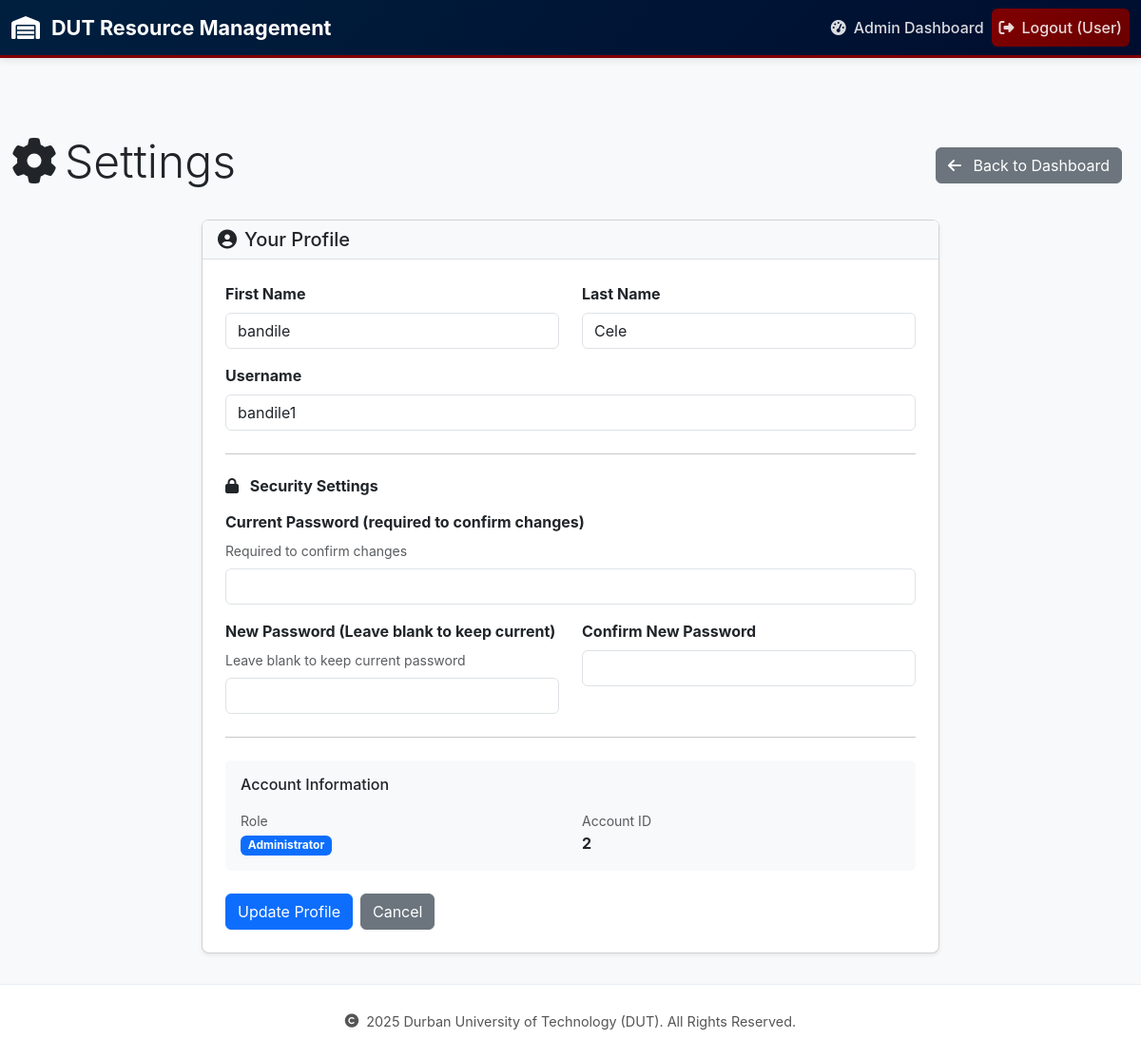
The app's page /admin/system/settings (signed in) with its own data.
### app/models.py (models this page shows, shortened)
class Admin(db.Model, UserMixin):
    __tablename__ = 'admin'
    admin_id = db.Column(db.Integer, primary_key=True)
    username = db.Column(db.String(80), unique=True, nullable=False)
    name = db.Column(db.String(100), nullable=True)
    surname = db.Column(db.String(100), nullable=True)
    password_hash = db.Column(db.String(256), nullable=False)  # UPDATED: 128 -> 256
    is_super_admin = db.Column(db.Boolean, default=False, nullable=False)
    data_capturers = db.relationship(
        'DataCapturer', backref='admin', lazy=True, cascade="all, delete-orphan", foreign_keys='DataCapturer.admin_id'
    )
    campuses = db.relationship('Campus', secondary=admin_campus_association, lazy='subquery',
                              backref=db.backref('admins', lazy=True))
    @property
    def is_admin(self):
        return True

### app/routes/admin_routes.py (the view)
@admin_bp.route('/system/settings', methods=['GET', 'POST'])
@login_required
def system_settings():
    from app.forms import SuperAdminProfileEditForm, AdminProfileEditForm
    if current_user.is_super_admin:
        form = SuperAdminProfileEditForm()
    else:
        form = AdminProfileEditForm()
    if form.validate_on_submit():
        if not current_user.check_password(form.current_password.data):
            flash('Current password is incorrect.', 'error')
            return redirect(url_for('admin.system_settings'))
        current_user.name = form.name.data
        current_user.surname = form.surname.data
        current_user.username = form.username.data
        if form.new_password.data:
            current_user.set_password(form.new_password.data)
        db.session.commit()
        flash('Profile updated successfully!', 'success')
        return redirect(url_for('admin.system_settings'))
    elif request.method == 'GET':
        form.name.data = current_user.name
        form.surname.data = current_user.surname
        form.username.data = current_user.username
    return render_template('admin/system_settings.html', form=form, title='Settings')

### app/forms.py (shortened to what this page needs)
class AdminProfileEditForm(FlaskForm):
    name = StringField('First Name', validators=[DataRequired(), Length(max=100)])
    surname = StringField('Last Name', validators=[DataRequired(), Length(max=100)])
    username = StringField('Username', validators=[DataRequired(), Length(min=4, max=10)])
    current_password = PasswordField('Current Password (required to confirm changes)', validators=[DataRequired()])
    new_password = PasswordField('New Password (Leave blank to keep current)', validators=[Optional(), Length(min=8)])
    new_password_confirm = PasswordField(
        'Confirm New Password',
        validators=[Optional(), EqualTo('new_password', message='Passwords must match')]
    )
    submit = SubmitField('Update Profile')

### app/__init__.py (called while the page is built)
@login_manager.user_loader
def load_user(user_id):
    user_type, _, user_actual_id = user_id.partition('-')
    if user_type == 'A':
        return Admin.query.get(int(user_actual_id))
    elif user_type == 'D':
        return DataCapturer.query.get(int(user_actual_id))
    return None

### app/templates/admin/system_settings.html (shortened to what this page needs)
{% extends "base.html" %}
{% block content %}
<div class="container mt-5">
    <div class="d-flex justify-content-between align-items-center mb-4">
        <h1 class="display-5">
            <i class="fas fa-cog me-2"></i>Settings
        </h1>
        <div class="d-flex">
            <a href="{{ url_for('admin.dashboard') }}" class="btn btn-secondary me-2">
                <i class="fas fa-arrow-left me-2"></i> Back to Dashboard
            </a>
        </div>
    </div>
    <div class="row">
        <div class="col-lg-8 offset-lg-2">
            <div class="card shadow-sm rounded-3">
                <div class="card-header bg-light border-bottom">
                    <h5 class="mb-0">
                        <i class="fas fa-user-circle me-2"></i>Your Profile
                    </h5>
                </div>
                <div class="card-body p-4">
                    <form method="POST" action="{{ url_for('admin.system_settings') }}" novalidate>
                        <div class="row mb-3">
                            <div class="col-md-6">
                                {{ form.name.label(class="form-label fw-bold") }}
                                {% if form.name.errors %}
                                    {{ form.name(class="form-control is-invalid") }}
                                    <div class="invalid-feedback d-block">
                                        {% for error in form.name.errors %}
                                            <small>{{ error }}</small><br>
                                        {% endfor %}
                                    </div>
                                {% else %}
                                    {{ form.name(class="form-control") }}
                                {% endif %}
                            </div>
                            <div class="col-md-6">
                                {{ form.surname.label(class="form-label fw-bold") }}
                                {% if form.surname.errors %}
                                    {{ form.surname(class="form-control is-invalid") }}
                                    <div class="invalid-feedback d-block">
                                        {% for error in form.surname.errors %}
                                            <small>{{ error }}</small><br>
                                        {% endfor %}
                                    </div>
                                {% else %}
                                    {{ form.surname(class="form-control") }}
                                {% endif %}
                            </div>
                        </div>
                        <div class="mb-3">
                            {{ form.username.label(class="form-label fw-bold") }}
                            {% if form.username.errors %}
                                {{ form.username(class="form-control is-invalid") }}
                                <div class="invalid-feedback d-block">
                                    {% for error in form.username.errors %}
                                        <small>{{ error }}</small><br>
                                    {% endfor %}
                                </div>
                            {% else %}
                                {{ form.username(class="form-control") }}
                            {% endif %}
                        </div>
                        <hr class="my-4">
                        <h6 class="mb-3 fw-bold">
                            <i class="fas fa-lock me-2"></i> Security Settings
                        </h6>
                        <div class="mb-3">
                            {{ form.current_password.label(class="form-label fw-bold") }}
                            <small class="text-muted d-block mb-2">Required to confirm changes</small>
                            {% if form.current_password.errors %}
                                {{ form.current_password(class="form-control is-invalid", type="password") }}
                                <div class="invalid-feedback d-block">
                                    {% for error in form.current_password.errors %}
                                        <small>{{ error }}</small><br>
                                    {% endfor %}
                                </div>
                            {% else %}
                                {{ form.current_password(class="form-control", type="password") }}
                            {% endif %}
                        </div>
                        <div class="row mb-3">
                            <div class="col-md-6">
                                {{ form.new_password.label(class="form-label fw-bold") }}
                                <small class="text-muted d-block mb-2">Leave blank to keep current password</small>
                                {% if form.new_password.errors %}
                                    {{ form.new_password(class="form-control is-invalid", type="password") }}
                                    <div class="invalid-feedback d-block">
                                        {% for error in form.new_password.errors %}
                                            <small>{{ error }}</small><br>
                                        {% endfor %}
                                    </div>
                                {% else %}
                                    {{ form.new_password(class="form-control", type="password") }}
                                {% endif %}
                            </div>
                            <div class="col-md-6">
                                {{ form.new_password_confirm.label(class="form-label fw-bold") }}
                                {% if form.new_password_confirm.errors %}
                                    {{ form.new_password_confirm(class="form-control is-invalid", type="password") }}
                                    <div class="invalid-feedback d-block">
                                        {% for error in form.new_password_confirm.errors %}
                                            <small>{{ error }}</small><br>
                                        {% endfor %}
                                    </div>
                                {% else %}
                                    {{ form.new_password_confirm(class="form-control", type="password") }}
                                {% endif %}
                            </div>
                        </div>
                        <hr class="my-4">
                        <div class="p-3 bg-light rounded mb-4">
                            <h6 class="mb-3">Account Information</h6>
                            <div class="row text-sm">
                                <div class="col-md-6">
                                    <small class="text-muted">Role</small>
                                    <p class="mb-0">
                                        {% if current_user.is_super_admin %}
                                            <span class="badge bg-danger">Super Administrator</span>
                                        {% else %}
                                            <span class="badge bg-primary">Administrator</span>
                                        {% endif %}
                                    </p>
                                </div>
                                <div class="col-md-6">
                                    <small class="text-muted">Account ID</small>
                                    <p class="mb-0 fw-bold">{{ current_user.admin_id }}</p>
                                </div>
                            </div>
                        </div>
                        <div class="d-flex gap-2">
                            {{ form.submit(class="btn btn-primary") }}
                            <a href="{{ url_for('admin.dashboard') }}" class="btn btn-secondary">Cancel</a>
                        </div>
                    </form>
                </div>
            </div>
        </div>
    </div>
</div>
{% endblock %}

### app/templates/base.html (style rules this page uses)
:root { --dut-primary: #001F3F; --dut-accent: #800000; --text-primary: #1a1a1a; --text-secondary: #555; --border-color: #e8eef5; }
* { margin: 0; padding: 0; box-sizing: border-box; }
html, body { height: 100%; font-family: -apple-system, BlinkMacSystemFont, "Segoe UI", Roboto, "Helvetica Neue", Arial, sans-serif; }
body { display: flex; flex-direction: column; min-height: 100vh; background: #f8f9fa; }
.container { max-width: 1200px; }

### records on screen
Admin: name "bandile", surname "Cele", username "bandile1", admin_id "2"

### other values on screen
{{ current_user.full_name or 'User' }} "User"
